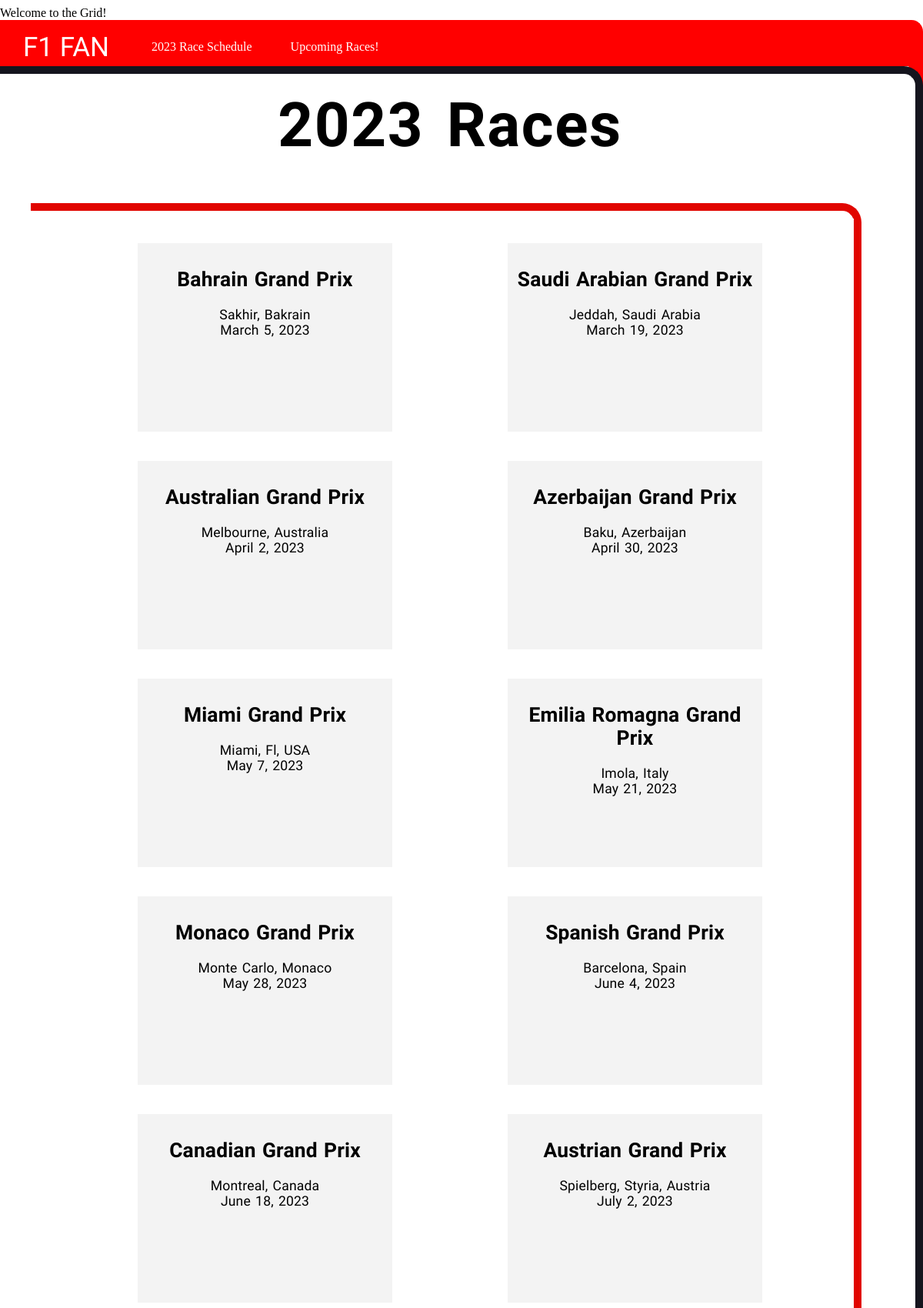
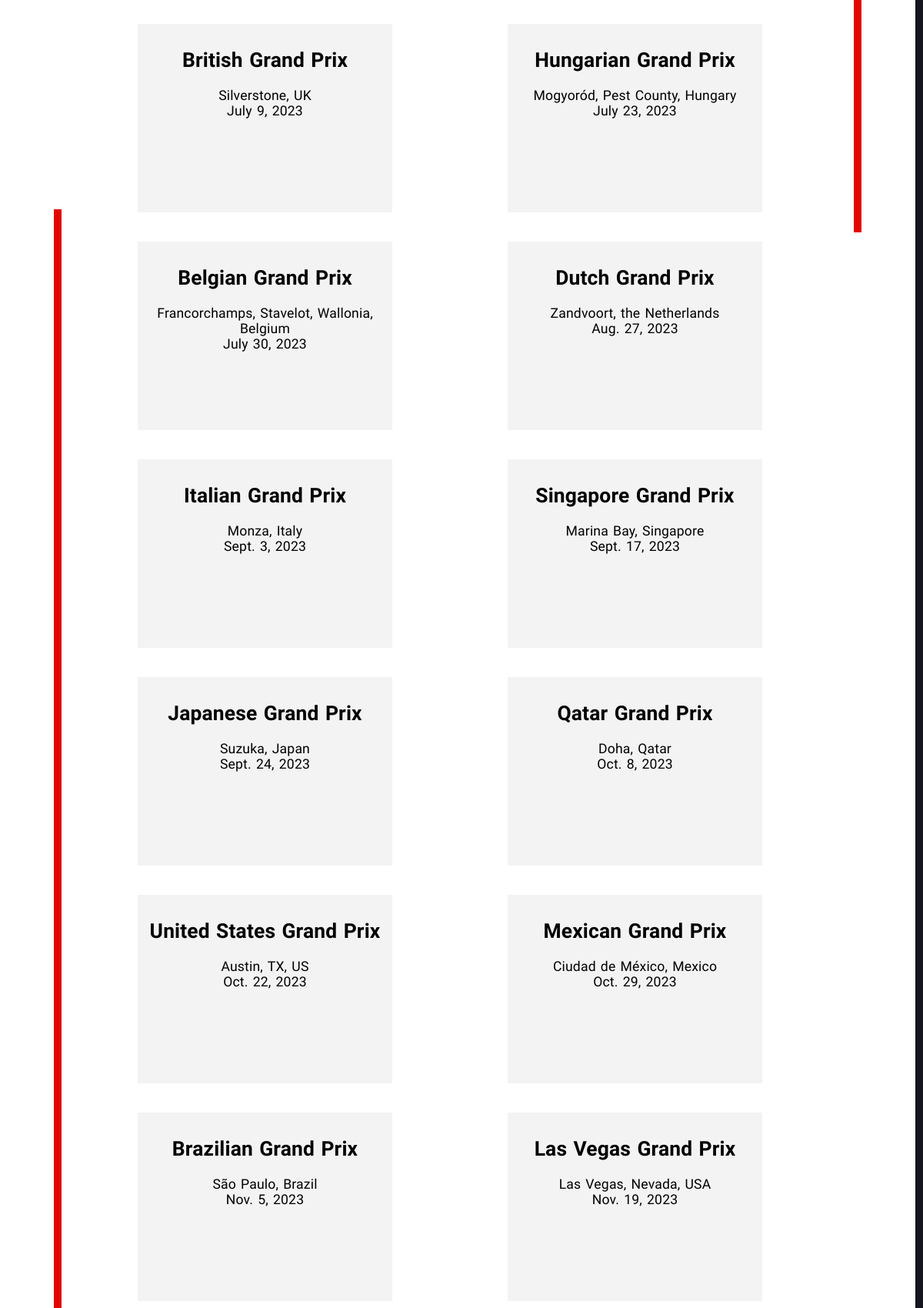
The page /races/ (upper part) on the database its author committed (2 pictures, top to bottom).
### race/models.py (models this page shows, shortened)
class Track(models.Model):
    name = models.CharField(max_length=250)
    location = models.CharField(max_length=250)
    url = models.URLField()
    date = models.DateField(null=True)

### race/views.py (the view)
# urls.py: path("races/", track_list, name="track_list"),
def track_list(request):
    all_tracks = Track.objects.all()
    context= {
        "all_tracks" : all_tracks,
    }
    return render(request, "races/tracks.html", context)

### race/templates/races/tracks.html (shortened to what this page needs)
{% extends 'base.html' %}
{% block content %}
<main>
        <h1> 2023 Races </h1>
        <div class="border">
        <div class="tracks">
            {% for track in all_tracks %}
            <a href="{%url 'track_detail' track.id %}" class="race-link">
                <div class="track_info">
                    <h2>  {{track.name}} </h2>
                    <div class="small-info"> {{track.location}}</div>
                    <div class="small-info">{{track.date}}</div>
                </div>
            </a>
            {% endfor %}
    </div>
</div>
</main>
{% endblock content %}

### race/static/race.css (style rules this page uses)
html { background-color: white; }
body { margin-left: 0; margin-right: 0; }
.tracks { display: flex; flex-wrap: wrap; gap: 1.75rem; border: 2px, solid, white; justify-content: space-evenly; padding-top: 25px; padding-bottom: 20px; }
.border { position: relative; margin: 40px 40px 40px 60px; border-top-left-radius: 25px; border-bottom-right-radius: 25px; border-bottom-left-radius: 25px; padding-top: 20px; padding-right: 20px; padding-bottom: 20px; z-index: 1; }
.border::before, .border::after { position: absolute; width: 100%; height: 50%; content: ""; z-index: -1; }
.border:after { left: 10px; bottom: 10px; border-left: solid 10px #e10600; border-bottom: solid 10px #e10600; border-bottom-left-radius: 25px; right: 10px; }
.border:before { margin-left: 10px; right: 10px; top: 0; border-top: solid 10px #e10600; border-right: solid 10px #e10600; border-top-right-radius: 25px; }
.track_info { display: block; flex: 1 0 21%; margin: 5px; height: 225px; width:311px; background-color: rgb(243, 243, 243); padding: 10px; text-align: center; font-family: 'Racing Sans One', sans-serif; word-spacing: .1rem; letter-spacing: .01rem; font-size: 1.1rem; }
.small-info { font-family: 'Aleo', serif; font-weight: 300; }
h1 { text-align: center; font-family: 'Racing Sans One', sans-serif; word-spacing: .5rem; letter-spacing: .1rem; font-size: 5rem; margin-top: 0; }
a.race-link { text-decoration: none; color: black; display: block; }

### rows shown on the page
Track: name "Bahrain Grand Prix", location "Sakhir, Bakrain", date "March 5, 2023"
Track: name "Saudi Arabian Grand Prix", location "Jeddah, Saudi Arabia", date "March 19, 2023"
Track: name "Australian Grand Prix", location "Melbourne, Australia", date "April 2, 2023"
Track: name "Azerbaijan Grand Prix", location "Baku, Azerbaijan", date "April 30, 2023"
Track: name "Miami Grand Prix", location "Miami, Fl, USA", date "May 7, 2023"
Track: name "Emilia Romagna Grand Prix", location "Imola, Italy", date "May 21, 2023"
Track: name "Monaco Grand Prix", location "Monte Carlo, Monaco", date "May 28, 2023"
Track: name "Spanish Grand Prix", location "Barcelona, Spain", date "June 4, 2023"
Track: name "Canadian Grand Prix", location "Montreal, Canada", date "June 18, 2023"
Track: name "Austrian Grand Prix", location "Spielberg, Styria, Austria", date "July 2, 2023"
Track: name "British Grand Prix", location "Silverstone, UK", date "July 9, 2023"
Track: name "Hungarian Grand Prix", location "Mogyoród, Pest County, Hungary", date "July 23, 2023"
Track: name "Belgian Grand Prix", location "Francorchamps, Stavelot, Wallonia, Belgium", date "July 30, 2023"
Track: name "Dutch Grand Prix", location "Zandvoort, the Netherlands", date "Aug. 27, 2023"
Track: name "Italian Grand Prix", location "Monza, Italy", date "Sept. 3, 2023"
Track: name "Singapore Grand Prix", location "Marina Bay, Singapore", date "Sept. 17, 2023"
Track: name "Japanese Grand Prix", location "Suzuka, Japan", date "Sept. 24, 2023"
Track: name "Qatar Grand Prix", location "Doha, Qatar", date "Oct. 8, 2023"
Track: name "United States Grand Prix", location "Austin, TX, US", date "Oct. 22, 2023"
Track: name "Mexican Grand Prix", location "Ciudad de México, Mexico", date "Oct. 29, 2023"
Track: name "Brazilian Grand Prix", location "São Paulo, Brazil", date "Nov. 5, 2023"
Track: name "Las Vegas Grand Prix", location "Las Vegas, Nevada, USA", date "Nov. 19, 2023"
